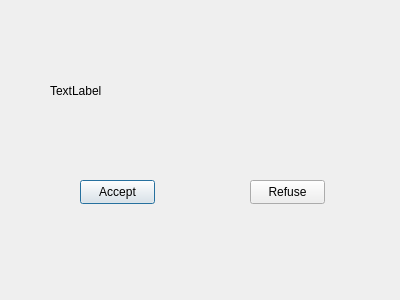
<?xml version="1.0" encoding="UTF-8"?>
<ui version="4.0">
 <class>LetsPlay</class>
 <widget class="QDialog" name="LetsPlay">
  <property name="geometry">
   <rect>
    <x>0</x>
    <y>0</y>
    <width>400</width>
    <height>300</height>
   </rect>
  </property>
  <property name="windowTitle">
   <string>Dialog</string>
  </property>
  <widget class="QPushButton" name="pushButton">
   <property name="geometry">
    <rect>
     <x>80</x>
     <y>180</y>
     <width>75</width>
     <height>24</height>
    </rect>
   </property>
   <property name="text">
    <string>Accept</string>
   </property>
  </widget>
  <widget class="QPushButton" name="pushButton_2">
   <property name="geometry">
    <rect>
     <x>250</x>
     <y>180</y>
     <width>75</width>
     <height>24</height>
    </rect>
   </property>
   <property name="text">
    <string>Refuse</string>
   </property>
  </widget>
  <widget class="QLabel" name="label">
   <property name="geometry">
    <rect>
     <x>50</x>
     <y>30</y>
     <width>311</width>
     <height>121</height>
    </rect>
   </property>
   <property name="text">
    <string>TextLabel</string>
   </property>
  </widget>
 </widget>
 <resources/>
 <connections/>
</ui>
